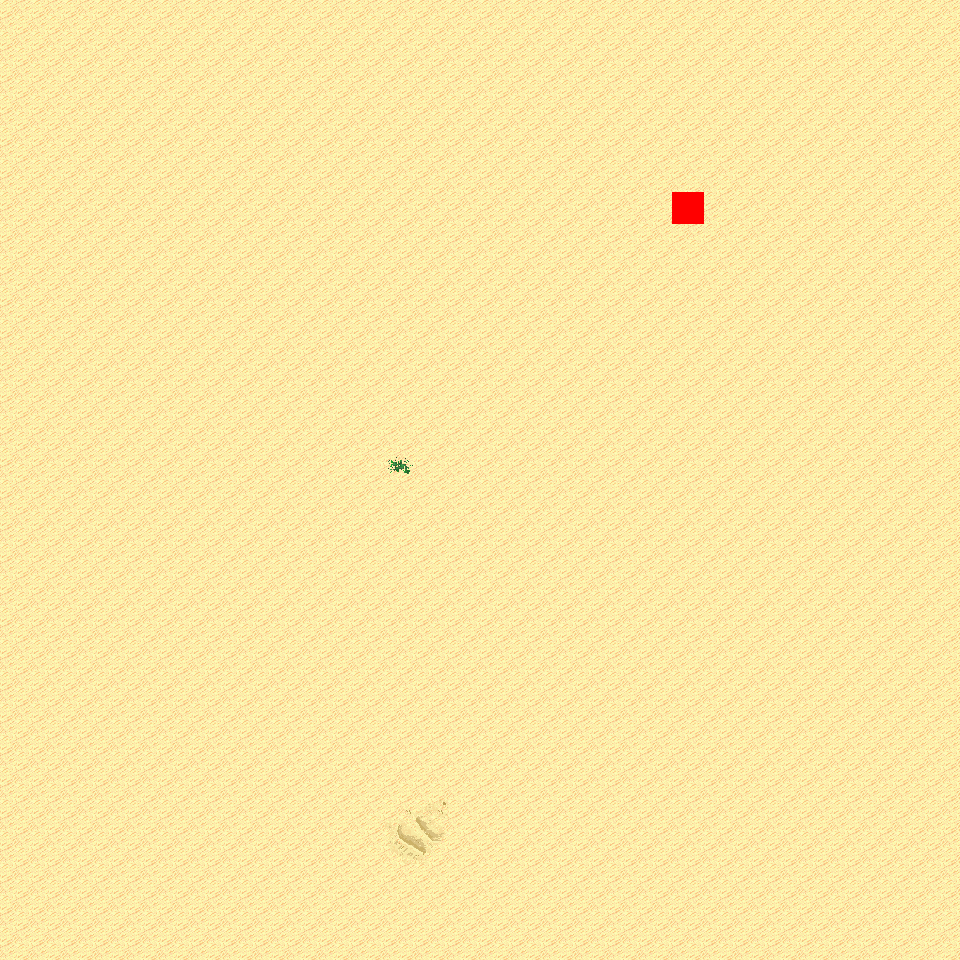

Below is a game level as drawn by its tile map, then a one-line description and the .tmx that defines it (tile-layer data replaced by summaries):
An orthogonal 30x30 tile map with 32x32 px tiles, 6 tile layers (Ground, Object, Object2, Above, ...), 6 tilesets and 2 objects (2x mapExit).

<map version="1.0" orientation="orthogonal" renderorder="right-down" width="30" height="30" tilewidth="32" tileheight="32" nextobjectid="3">
  <tileset firstgid="1" name="tileset_logic_collision" tilewidth="32" tileheight="32" tilecount="1" columns="1">
    <image source="../drawable/tileset_logic_collision.png" width="32" height="32" />
  </tileset>
  <tileset firstgid="2" name="tileset_terrain_desert" tilewidth="32" tileheight="32" tilecount="88" columns="8">
    <image source="../drawable/tileset_terrain_desert.png" width="256" height="352" />
  </tileset>
  <tileset firstgid="90" name="tileset_ground_sand_2" tilewidth="32" tileheight="32" tilecount="15" columns="5">
    <image source="../drawable/tileset_ground_sand_2.png" width="160" height="96" />
  </tileset>
  <tileset firstgid="105" name="tileset_plant_cactus_2" tilewidth="32" tileheight="32" tilecount="10" columns="5">
    <image source="../drawable/tileset_plant_cactus_2.png" width="160" height="64" />
  </tileset>
  <tileset firstgid="115" name="tileset_plant_cactus" tilewidth="32" tileheight="32" tilecount="2" columns="1">
    <image source="../drawable/tileset_plant_cactus.png" width="32" height="64" />
  </tileset>
  <tileset firstgid="117" name="tileset_plant_round_cactuses" tilewidth="32" tileheight="32" tilecount="20" columns="10">
    <image source="../drawable/tileset_plant_round_cactuses.png" width="320" height="64" />
  </tileset>
  <layer name="Ground" width="30" height="30">
    <data>[900 cells, 900 non-empty, 7 distinct tile ids]</data>
  </layer>
  <layer name="Object" width="30" height="30">
    <data>[900 cells, 0 non-empty, 0 distinct tile ids]</data>
  </layer>
  <layer name="Object2" width="30" height="30">
    <data>[900 cells, 0 non-empty, 0 distinct tile ids]</data>
  </layer>
  <layer name="Above" width="30" height="30">
    <data>[900 cells, 0 non-empty, 0 distinct tile ids]</data>
  </layer>
  <layer name="Above2" width="30" height="30">
    <data>[900 cells, 0 non-empty, 0 distinct tile ids]</data>
  </layer>
  <layer name="Walkable" width="30" height="30">
    <data>[900 cells, 1 non-empty, 1 distinct tile ids]</data>
  </layer>
  <objectgroup name="MapEvents">
    <object id="1" name="south" type="mapExit" x="0" y="928" width="960" height="32">
      <properties>
        <property name="map" value="level_0_x17_y129" />
        <property name="x" value="0" />
        <property name="y" value="1" />
      </properties>
    </object>
    <object id="2" name="east" type="mapExit" x="928" y="0" width="32" height="960">
      <properties>
        <property name="map" value="level_0_x18_y128" />
        <property name="x" value="1" />
        <property name="y" value="0" />
      </properties>
    </object>
  </objectgroup>
</map>
